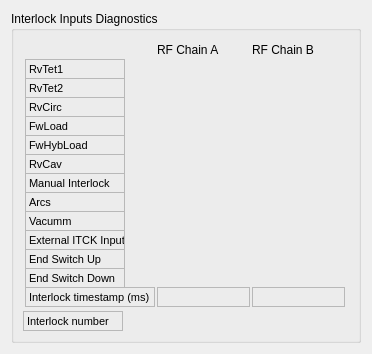
<?xml version="1.0" encoding="UTF-8"?>
<ui version="4.0">
 <class>Form</class>
 <widget class="QWidget" name="Form">
  <property name="geometry">
   <rect>
    <x>0</x>
    <y>0</y>
    <width>368</width>
    <height>354</height>
   </rect>
  </property>
  <property name="windowTitle">
   <string>Form</string>
  </property>
  <layout class="QGridLayout" name="gridLayout">
   <item row="0" column="0">
    <widget class="QGroupBox" name="groupBox_22">
     <property name="sizePolicy">
      <sizepolicy hsizetype="Preferred" vsizetype="Preferred">
       <horstretch>0</horstretch>
       <verstretch>0</verstretch>
      </sizepolicy>
     </property>
     <property name="minimumSize">
      <size>
       <width>350</width>
       <height>250</height>
      </size>
     </property>
     <property name="maximumSize">
      <size>
       <width>350</width>
       <height>400</height>
      </size>
     </property>
     <property name="title">
      <string>Interlock Inputs Diagnostics</string>
     </property>
     <property name="flat">
      <bool>true</bool>
     </property>
     <layout class="QGridLayout" name="gridLayout_8">
      <item row="1" column="0" colspan="2">
       <layout class="QGridLayout" name="_22">
        <property name="spacing">
         <number>0</number>
        </property>
        <item row="13" column="0">
         <widget class="QLabel" name="label_146">
          <property name="sizePolicy">
           <sizepolicy hsizetype="Fixed" vsizetype="Fixed">
            <horstretch>0</horstretch>
            <verstretch>0</verstretch>
           </sizepolicy>
          </property>
          <property name="minimumSize">
           <size>
            <width>130</width>
            <height>20</height>
           </size>
          </property>
          <property name="maximumSize">
           <size>
            <width>130</width>
            <height>20</height>
           </size>
          </property>
          <property name="font">
           <font>
            <pointsize>8</pointsize>
           </font>
          </property>
          <property name="frameShape">
           <enum>QFrame::StyledPanel</enum>
          </property>
          <property name="text">
           <string>Interlock timestamp (ms)</string>
          </property>
         </widget>
        </item>
        <item row="13" column="2">
         <widget class="TaurusLabel" name="tauValueLabel_itckTimestamp_2">
          <property name="sizePolicy">
           <sizepolicy hsizetype="Fixed" vsizetype="Fixed">
            <horstretch>0</horstretch>
            <verstretch>0</verstretch>
           </sizepolicy>
          </property>
          <property name="minimumSize">
           <size>
            <width>93</width>
            <height>20</height>
           </size>
          </property>
          <property name="maximumSize">
           <size>
            <width>93</width>
            <height>20</height>
           </size>
          </property>
          <property name="font">
           <font>
            <pointsize>7</pointsize>
           </font>
          </property>
          <property name="frameShape">
           <enum>QFrame::StyledPanel</enum>
          </property>
         </widget>
        </item>
        <item row="1" column="0">
         <widget class="QLabel" name="label_152">
          <property name="sizePolicy">
           <sizepolicy hsizetype="Fixed" vsizetype="Fixed">
            <horstretch>0</horstretch>
            <verstretch>0</verstretch>
           </sizepolicy>
          </property>
          <property name="minimumSize">
           <size>
            <width>100</width>
            <height>20</height>
           </size>
          </property>
          <property name="maximumSize">
           <size>
            <width>93</width>
            <height>20</height>
           </size>
          </property>
          <property name="font">
           <font>
            <pointsize>8</pointsize>
           </font>
          </property>
          <property name="frameShape">
           <enum>QFrame::StyledPanel</enum>
          </property>
          <property name="text">
           <string>RvTet1</string>
          </property>
         </widget>
        </item>
        <item row="1" column="1">
         <widget class="TaurusBoolLed" name="taurusBoolLed">
          <property name="ledColor" stdset="0">
           <string>RED</string>
          </property>
          <property name="ledColorOff" stdset="0">
           <string>REDOFF</string>
          </property>
         </widget>
        </item>
        <item row="2" column="0">
         <widget class="QLabel" name="label_153">
          <property name="sizePolicy">
           <sizepolicy hsizetype="Fixed" vsizetype="Fixed">
            <horstretch>0</horstretch>
            <verstretch>0</verstretch>
           </sizepolicy>
          </property>
          <property name="minimumSize">
           <size>
            <width>100</width>
            <height>20</height>
           </size>
          </property>
          <property name="maximumSize">
           <size>
            <width>93</width>
            <height>20</height>
           </size>
          </property>
          <property name="font">
           <font>
            <pointsize>8</pointsize>
           </font>
          </property>
          <property name="frameShape">
           <enum>QFrame::StyledPanel</enum>
          </property>
          <property name="text">
           <string>RvTet2</string>
          </property>
         </widget>
        </item>
        <item row="2" column="1">
         <widget class="TaurusBoolLed" name="taurusBoolLed_2">
          <property name="ledColor" stdset="0">
           <string>RED</string>
          </property>
          <property name="ledColorOff" stdset="0">
           <string>REDOFF</string>
          </property>
         </widget>
        </item>
        <item row="3" column="0">
         <widget class="QLabel" name="label_147">
          <property name="sizePolicy">
           <sizepolicy hsizetype="Fixed" vsizetype="Fixed">
            <horstretch>0</horstretch>
            <verstretch>0</verstretch>
           </sizepolicy>
          </property>
          <property name="minimumSize">
           <size>
            <width>100</width>
            <height>20</height>
           </size>
          </property>
          <property name="maximumSize">
           <size>
            <width>93</width>
            <height>20</height>
           </size>
          </property>
          <property name="font">
           <font>
            <pointsize>8</pointsize>
           </font>
          </property>
          <property name="frameShape">
           <enum>QFrame::StyledPanel</enum>
          </property>
          <property name="text">
           <string>RvCirc</string>
          </property>
         </widget>
        </item>
        <item row="3" column="1">
         <widget class="TaurusBoolLed" name="taurusBoolLed_3">
          <property name="ledColor" stdset="0">
           <string>RED</string>
          </property>
          <property name="ledColorOff" stdset="0">
           <string>REDOFF</string>
          </property>
         </widget>
        </item>
        <item row="4" column="0">
         <widget class="QLabel" name="label_148">
          <property name="sizePolicy">
           <sizepolicy hsizetype="Fixed" vsizetype="Fixed">
            <horstretch>0</horstretch>
            <verstretch>0</verstretch>
           </sizepolicy>
          </property>
          <property name="minimumSize">
           <size>
            <width>100</width>
            <height>20</height>
           </size>
          </property>
          <property name="maximumSize">
           <size>
            <width>93</width>
            <height>20</height>
           </size>
          </property>
          <property name="font">
           <font>
            <pointsize>8</pointsize>
           </font>
          </property>
          <property name="frameShape">
           <enum>QFrame::StyledPanel</enum>
          </property>
          <property name="text">
           <string>FwLoad</string>
          </property>
         </widget>
        </item>
        <item row="4" column="1">
         <widget class="TaurusBoolLed" name="taurusBoolLed_4">
          <property name="ledColor" stdset="0">
           <string>RED</string>
          </property>
          <property name="ledColorOff" stdset="0">
           <string>REDOFF</string>
          </property>
         </widget>
        </item>
        <item row="5" column="0">
         <widget class="QLabel" name="label_149">
          <property name="sizePolicy">
           <sizepolicy hsizetype="Fixed" vsizetype="Fixed">
            <horstretch>0</horstretch>
            <verstretch>0</verstretch>
           </sizepolicy>
          </property>
          <property name="minimumSize">
           <size>
            <width>100</width>
            <height>20</height>
           </size>
          </property>
          <property name="maximumSize">
           <size>
            <width>93</width>
            <height>20</height>
           </size>
          </property>
          <property name="font">
           <font>
            <pointsize>8</pointsize>
           </font>
          </property>
          <property name="frameShape">
           <enum>QFrame::StyledPanel</enum>
          </property>
          <property name="text">
           <string>FwHybLoad</string>
          </property>
         </widget>
        </item>
        <item row="5" column="1">
         <widget class="TaurusBoolLed" name="taurusBoolLed_5">
          <property name="ledColor" stdset="0">
           <string>RED</string>
          </property>
          <property name="ledColorOff" stdset="0">
           <string>REDOFF</string>
          </property>
         </widget>
        </item>
        <item row="6" column="0">
         <widget class="QLabel" name="label_150">
          <property name="sizePolicy">
           <sizepolicy hsizetype="Fixed" vsizetype="Fixed">
            <horstretch>0</horstretch>
            <verstretch>0</verstretch>
           </sizepolicy>
          </property>
          <property name="minimumSize">
           <size>
            <width>100</width>
            <height>20</height>
           </size>
          </property>
          <property name="maximumSize">
           <size>
            <width>93</width>
            <height>20</height>
           </size>
          </property>
          <property name="font">
           <font>
            <pointsize>8</pointsize>
           </font>
          </property>
          <property name="frameShape">
           <enum>QFrame::StyledPanel</enum>
          </property>
          <property name="text">
           <string>RvCav</string>
          </property>
         </widget>
        </item>
        <item row="6" column="1">
         <widget class="TaurusBoolLed" name="taurusBoolLed_6">
          <property name="ledColor" stdset="0">
           <string>RED</string>
          </property>
          <property name="ledColorOff" stdset="0">
           <string>REDOFF</string>
          </property>
         </widget>
        </item>
        <item row="8" column="0">
         <widget class="QLabel" name="label_156">
          <property name="sizePolicy">
           <sizepolicy hsizetype="Fixed" vsizetype="Fixed">
            <horstretch>0</horstretch>
            <verstretch>0</verstretch>
           </sizepolicy>
          </property>
          <property name="minimumSize">
           <size>
            <width>100</width>
            <height>20</height>
           </size>
          </property>
          <property name="maximumSize">
           <size>
            <width>93</width>
            <height>20</height>
           </size>
          </property>
          <property name="font">
           <font>
            <pointsize>8</pointsize>
           </font>
          </property>
          <property name="frameShape">
           <enum>QFrame::StyledPanel</enum>
          </property>
          <property name="text">
           <string>Arcs</string>
          </property>
         </widget>
        </item>
        <item row="8" column="1">
         <widget class="TaurusBoolLed" name="taurusBoolLed_8">
          <property name="ledColor" stdset="0">
           <string>RED</string>
          </property>
          <property name="ledColorOff" stdset="0">
           <string>REDOFF</string>
          </property>
         </widget>
        </item>
        <item row="9" column="0">
         <widget class="QLabel" name="label_157">
          <property name="sizePolicy">
           <sizepolicy hsizetype="Fixed" vsizetype="Fixed">
            <horstretch>0</horstretch>
            <verstretch>0</verstretch>
           </sizepolicy>
          </property>
          <property name="minimumSize">
           <size>
            <width>100</width>
            <height>20</height>
           </size>
          </property>
          <property name="maximumSize">
           <size>
            <width>93</width>
            <height>20</height>
           </size>
          </property>
          <property name="font">
           <font>
            <pointsize>8</pointsize>
           </font>
          </property>
          <property name="frameShape">
           <enum>QFrame::StyledPanel</enum>
          </property>
          <property name="text">
           <string>Vacumm</string>
          </property>
         </widget>
        </item>
        <item row="9" column="1">
         <widget class="TaurusBoolLed" name="taurusBoolLed_9">
          <property name="ledColor" stdset="0">
           <string>RED</string>
          </property>
          <property name="ledColorOff" stdset="0">
           <string>REDOFF</string>
          </property>
         </widget>
        </item>
        <item row="10" column="0">
         <widget class="QLabel" name="label_158">
          <property name="sizePolicy">
           <sizepolicy hsizetype="Fixed" vsizetype="Fixed">
            <horstretch>0</horstretch>
            <verstretch>0</verstretch>
           </sizepolicy>
          </property>
          <property name="minimumSize">
           <size>
            <width>100</width>
            <height>20</height>
           </size>
          </property>
          <property name="maximumSize">
           <size>
            <width>100</width>
            <height>20</height>
           </size>
          </property>
          <property name="font">
           <font>
            <pointsize>8</pointsize>
           </font>
          </property>
          <property name="frameShape">
           <enum>QFrame::StyledPanel</enum>
          </property>
          <property name="text">
           <string>External ITCK Input</string>
          </property>
         </widget>
        </item>
        <item row="10" column="1">
         <widget class="TaurusBoolLed" name="taurusBoolLed_10">
          <property name="ledColor" stdset="0">
           <string>RED</string>
          </property>
          <property name="ledColorOff" stdset="0">
           <string>REDOFF</string>
          </property>
         </widget>
        </item>
        <item row="13" column="1">
         <widget class="TaurusLabel" name="tauValueLabel_itckTimestamp">
          <property name="sizePolicy">
           <sizepolicy hsizetype="Fixed" vsizetype="Fixed">
            <horstretch>0</horstretch>
            <verstretch>0</verstretch>
           </sizepolicy>
          </property>
          <property name="minimumSize">
           <size>
            <width>93</width>
            <height>20</height>
           </size>
          </property>
          <property name="maximumSize">
           <size>
            <width>93</width>
            <height>20</height>
           </size>
          </property>
          <property name="font">
           <font>
            <pointsize>7</pointsize>
           </font>
          </property>
          <property name="frameShape">
           <enum>QFrame::StyledPanel</enum>
          </property>
         </widget>
        </item>
        <item row="1" column="2">
         <widget class="TaurusBoolLed" name="taurusBoolLed_11">
          <property name="ledColor" stdset="0">
           <string>RED</string>
          </property>
          <property name="ledColorOff" stdset="0">
           <string>REDOFF</string>
          </property>
         </widget>
        </item>
        <item row="2" column="2">
         <widget class="TaurusBoolLed" name="taurusBoolLed_12">
          <property name="ledColor" stdset="0">
           <string>RED</string>
          </property>
          <property name="ledColorOff" stdset="0">
           <string>REDOFF</string>
          </property>
         </widget>
        </item>
        <item row="3" column="2">
         <widget class="TaurusBoolLed" name="taurusBoolLed_13">
          <property name="ledColor" stdset="0">
           <string>RED</string>
          </property>
          <property name="ledColorOff" stdset="0">
           <string>REDOFF</string>
          </property>
         </widget>
        </item>
        <item row="4" column="2">
         <widget class="TaurusBoolLed" name="taurusBoolLed_14">
          <property name="ledColor" stdset="0">
           <string>RED</string>
          </property>
          <property name="ledColorOff" stdset="0">
           <string>REDOFF</string>
          </property>
         </widget>
        </item>
        <item row="5" column="2">
         <widget class="TaurusBoolLed" name="taurusBoolLed_15">
          <property name="ledColor" stdset="0">
           <string>RED</string>
          </property>
          <property name="ledColorOff" stdset="0">
           <string>REDOFF</string>
          </property>
         </widget>
        </item>
        <item row="6" column="2">
         <widget class="TaurusBoolLed" name="taurusBoolLed_16">
          <property name="ledColor" stdset="0">
           <string>RED</string>
          </property>
          <property name="ledColorOff" stdset="0">
           <string>REDOFF</string>
          </property>
         </widget>
        </item>
        <item row="8" column="2">
         <widget class="TaurusBoolLed" name="taurusBoolLed_18">
          <property name="ledColor" stdset="0">
           <string>RED</string>
          </property>
          <property name="ledColorOff" stdset="0">
           <string>REDOFF</string>
          </property>
         </widget>
        </item>
        <item row="9" column="2">
         <widget class="TaurusBoolLed" name="taurusBoolLed_19">
          <property name="ledColor" stdset="0">
           <string>RED</string>
          </property>
          <property name="ledColorOff" stdset="0">
           <string>REDOFF</string>
          </property>
         </widget>
        </item>
        <item row="10" column="2">
         <widget class="TaurusBoolLed" name="taurusBoolLed_20">
          <property name="ledColor" stdset="0">
           <string>RED</string>
          </property>
          <property name="ledColorOff" stdset="0">
           <string>REDOFF</string>
          </property>
         </widget>
        </item>
        <item row="0" column="1">
         <widget class="QLabel" name="label_251">
          <property name="minimumSize">
           <size>
            <width>0</width>
            <height>20</height>
           </size>
          </property>
          <property name="maximumSize">
           <size>
            <width>16777215</width>
            <height>20</height>
           </size>
          </property>
          <property name="layoutDirection">
           <enum>Qt::RightToLeft</enum>
          </property>
          <property name="text">
           <string>RF Chain A</string>
          </property>
          <property name="alignment">
           <set>Qt::AlignLeading|Qt::AlignLeft|Qt::AlignVCenter</set>
          </property>
         </widget>
        </item>
        <item row="0" column="2">
         <widget class="QLabel" name="label_252">
          <property name="minimumSize">
           <size>
            <width>0</width>
            <height>20</height>
           </size>
          </property>
          <property name="maximumSize">
           <size>
            <width>16777215</width>
            <height>20</height>
           </size>
          </property>
          <property name="layoutDirection">
           <enum>Qt::RightToLeft</enum>
          </property>
          <property name="text">
           <string>RF Chain B</string>
          </property>
          <property name="alignment">
           <set>Qt::AlignLeading|Qt::AlignLeft|Qt::AlignVCenter</set>
          </property>
         </widget>
        </item>
        <item row="7" column="0">
         <widget class="QLabel" name="label_142">
          <property name="sizePolicy">
           <sizepolicy hsizetype="Fixed" vsizetype="Fixed">
            <horstretch>0</horstretch>
            <verstretch>0</verstretch>
           </sizepolicy>
          </property>
          <property name="minimumSize">
           <size>
            <width>100</width>
            <height>20</height>
           </size>
          </property>
          <property name="maximumSize">
           <size>
            <width>93</width>
            <height>20</height>
           </size>
          </property>
          <property name="font">
           <font>
            <pointsize>8</pointsize>
           </font>
          </property>
          <property name="frameShape">
           <enum>QFrame::StyledPanel</enum>
          </property>
          <property name="text">
           <string>Manual Interlock</string>
          </property>
         </widget>
        </item>
        <item row="7" column="1">
         <widget class="TaurusBoolLed" name="taurusBoolLed_7">
          <property name="ledColor" stdset="0">
           <string>RED</string>
          </property>
          <property name="ledColorOff" stdset="0">
           <string>REDOFF</string>
          </property>
         </widget>
        </item>
        <item row="7" column="2">
         <widget class="TaurusBoolLed" name="taurusBoolLed_17">
          <property name="ledColor" stdset="0">
           <string>RED</string>
          </property>
          <property name="ledColorOff" stdset="0">
           <string>REDOFF</string>
          </property>
         </widget>
        </item>
        <item row="11" column="0">
         <widget class="QLabel" name="label_264">
          <property name="sizePolicy">
           <sizepolicy hsizetype="Fixed" vsizetype="Fixed">
            <horstretch>0</horstretch>
            <verstretch>0</verstretch>
           </sizepolicy>
          </property>
          <property name="minimumSize">
           <size>
            <width>100</width>
            <height>20</height>
           </size>
          </property>
          <property name="maximumSize">
           <size>
            <width>100</width>
            <height>20</height>
           </size>
          </property>
          <property name="font">
           <font>
            <pointsize>8</pointsize>
           </font>
          </property>
          <property name="frameShape">
           <enum>QFrame::StyledPanel</enum>
          </property>
          <property name="text">
           <string>End Switch Up</string>
          </property>
         </widget>
        </item>
        <item row="11" column="1">
         <widget class="TaurusBoolLed" name="taurusBoolLed_41">
          <property name="ledColor" stdset="0">
           <string>RED</string>
          </property>
          <property name="ledColorOff" stdset="0">
           <string>REDOFF</string>
          </property>
         </widget>
        </item>
        <item row="11" column="2">
         <widget class="TaurusBoolLed" name="taurusBoolLed_42">
          <property name="ledColor" stdset="0">
           <string>RED</string>
          </property>
          <property name="ledColorOff" stdset="0">
           <string>REDOFF</string>
          </property>
         </widget>
        </item>
        <item row="12" column="0">
         <widget class="QLabel" name="label_265">
          <property name="sizePolicy">
           <sizepolicy hsizetype="Fixed" vsizetype="Fixed">
            <horstretch>0</horstretch>
            <verstretch>0</verstretch>
           </sizepolicy>
          </property>
          <property name="minimumSize">
           <size>
            <width>100</width>
            <height>20</height>
           </size>
          </property>
          <property name="maximumSize">
           <size>
            <width>100</width>
            <height>20</height>
           </size>
          </property>
          <property name="font">
           <font>
            <pointsize>8</pointsize>
           </font>
          </property>
          <property name="frameShape">
           <enum>QFrame::StyledPanel</enum>
          </property>
          <property name="text">
           <string>End Switch Down</string>
          </property>
         </widget>
        </item>
        <item row="12" column="1">
         <widget class="TaurusBoolLed" name="taurusBoolLed_43">
          <property name="ledColor" stdset="0">
           <string>RED</string>
          </property>
          <property name="ledColorOff" stdset="0">
           <string>REDOFF</string>
          </property>
         </widget>
        </item>
        <item row="12" column="2">
         <widget class="TaurusBoolLed" name="taurusBoolLed_44">
          <property name="ledColor" stdset="0">
           <string>RED</string>
          </property>
          <property name="ledColorOff" stdset="0">
           <string>REDOFF</string>
          </property>
         </widget>
        </item>
       </layout>
      </item>
      <item row="3" column="0">
       <layout class="QHBoxLayout" name="horizontalLayout_4">
        <item>
         <widget class="QLabel" name="label_159">
          <property name="sizePolicy">
           <sizepolicy hsizetype="Fixed" vsizetype="Fixed">
            <horstretch>0</horstretch>
            <verstretch>0</verstretch>
           </sizepolicy>
          </property>
          <property name="minimumSize">
           <size>
            <width>100</width>
            <height>20</height>
           </size>
          </property>
          <property name="maximumSize">
           <size>
            <width>93</width>
            <height>20</height>
           </size>
          </property>
          <property name="font">
           <font>
            <pointsize>8</pointsize>
           </font>
          </property>
          <property name="frameShape">
           <enum>QFrame::StyledPanel</enum>
          </property>
          <property name="text">
           <string>Interlock number</string>
          </property>
         </widget>
        </item>
        <item>
         <widget class="TaurusWheelEdit" name="taurusWheelEdit">
          <property name="integerDigits" stdset="0">
           <number>1</number>
          </property>
          <property name="decimalDigits" stdset="0">
           <number>0</number>
          </property>
          <property name="value" stdset="0">
           <double>1.000000000000000</double>
          </property>
          <property name="minValue" stdset="0">
           <double>1.000000000000000</double>
          </property>
          <property name="maxValue" stdset="0">
           <double>8.000000000000000</double>
          </property>
          <property name="autoApply" stdset="0">
           <bool>true</bool>
          </property>
         </widget>
        </item>
       </layout>
      </item>
     </layout>
     <zorder></zorder>
    </widget>
   </item>
  </layout>
 </widget>
 <customwidgets>
  <customwidget>
   <class>TaurusLabel</class>
   <extends>QLabel</extends>
   <header>taurus.qt.qtgui.display</header>
  </customwidget>
  <customwidget>
   <class>TaurusBoolLed</class>
   <extends>QLabel</extends>
   <header>taurus.qt.qtgui.display</header>
  </customwidget>
  <customwidget>
   <class>TaurusWheelEdit</class>
   <extends>QFrame</extends>
   <header>taurus.qt.qtgui.input</header>
   <container>1</container>
  </customwidget>
 </customwidgets>
 <resources/>
 <connections/>
</ui>
